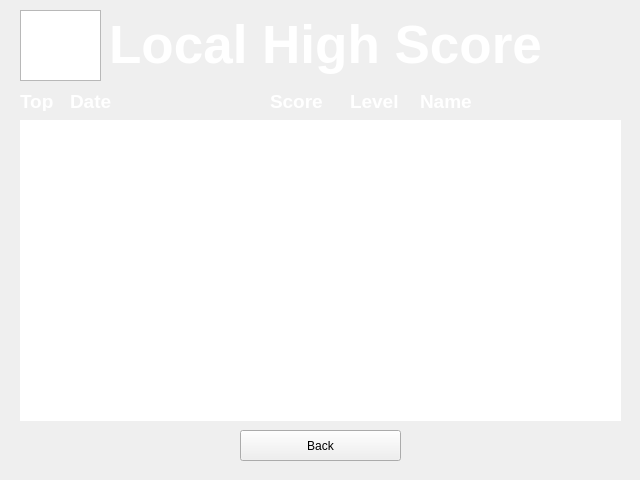
<?xml version="1.0" encoding="UTF-8"?>
<ui version="4.0">
 <class>Score</class>
 <widget class="QWidget" name="Score">
  <property name="geometry">
   <rect>
    <x>0</x>
    <y>0</y>
    <width>640</width>
    <height>480</height>
   </rect>
  </property>
  <property name="windowTitle">
   <string>Form</string>
  </property>
  <widget class="QGraphicsView" name="graphicsView">
   <property name="geometry">
    <rect>
     <x>20</x>
     <y>10</y>
     <width>81</width>
     <height>71</height>
    </rect>
   </property>
   <property name="autoFillBackground">
    <bool>false</bool>
   </property>
   <property name="verticalScrollBarPolicy">
    <enum>Qt::ScrollBarAlwaysOff</enum>
   </property>
   <property name="horizontalScrollBarPolicy">
    <enum>Qt::ScrollBarAlwaysOff</enum>
   </property>
   <property name="backgroundBrush">
    <brush brushstyle="NoBrush">
     <color alpha="255">
      <red>0</red>
      <green>0</green>
      <blue>0</blue>
     </color>
    </brush>
   </property>
   <property name="foregroundBrush">
    <brush brushstyle="NoBrush">
     <color alpha="255">
      <red>0</red>
      <green>0</green>
      <blue>0</blue>
     </color>
    </brush>
   </property>
   <property name="interactive">
    <bool>true</bool>
   </property>
  </widget>
  <widget class="QLabel" name="label">
   <property name="geometry">
    <rect>
     <x>20</x>
     <y>10</y>
     <width>611</width>
     <height>71</height>
    </rect>
   </property>
   <property name="font">
    <font>
     <pointsize>40</pointsize>
     <weight>75</weight>
     <bold>true</bold>
    </font>
   </property>
   <property name="text">
    <string>&lt;!DOCTYPE HTML PUBLIC &quot;-//W3C//DTD HTML 4.0//EN&quot; &quot;http://www.w3.org/TR/REC-html40/strict.dtd&quot;&gt;
&lt;html&gt;&lt;head&gt;&lt;meta name=&quot;qrichtext&quot; content=&quot;1&quot; /&gt;&lt;style type=&quot;text/css&quot;&gt;
p, li { white-space: pre-wrap; }
&lt;/style&gt;&lt;/head&gt;&lt;body style=&quot; font-family:'MS Shell Dlg 2'; font-size:40pt; font-weight:600; font-style:normal;&quot;&gt;
&lt;p align=&quot;center&quot; style=&quot; margin-top:0px; margin-bottom:0px; margin-left:0px; margin-right:0px; -qt-block-indent:0; text-indent:0px;&quot;&gt;&lt;span style=&quot; color:#ffffff;&quot;&gt;Local High Score&lt;/span&gt;&lt;/p&gt;&lt;/body&gt;&lt;/html&gt;</string>
   </property>
  </widget>
  <widget class="QPushButton" name="backButton">
   <property name="geometry">
    <rect>
     <x>240</x>
     <y>430</y>
     <width>161</width>
     <height>31</height>
    </rect>
   </property>
   <property name="text">
    <string>Back</string>
   </property>
  </widget>
  <widget class="QTableWidget" name="tableWidget">
   <property name="geometry">
    <rect>
     <x>20</x>
     <y>120</y>
     <width>601</width>
     <height>301</height>
    </rect>
   </property>
   <property name="font">
    <font>
     <pointsize>14</pointsize>
     <weight>50</weight>
     <bold>false</bold>
    </font>
   </property>
   <property name="autoFillBackground">
    <bool>true</bool>
   </property>
   <property name="frameShape">
    <enum>QFrame::NoFrame</enum>
   </property>
   <property name="frameShadow">
    <enum>QFrame::Plain</enum>
   </property>
   <property name="horizontalScrollBarPolicy">
    <enum>Qt::ScrollBarAlwaysOff</enum>
   </property>
   <property name="editTriggers">
    <set>QAbstractItemView::NoEditTriggers</set>
   </property>
   <property name="tabKeyNavigation">
    <bool>false</bool>
   </property>
   <property name="showDropIndicator" stdset="0">
    <bool>false</bool>
   </property>
   <property name="alternatingRowColors">
    <bool>false</bool>
   </property>
   <property name="showGrid">
    <bool>false</bool>
   </property>
   <property name="gridStyle">
    <enum>Qt::SolidLine</enum>
   </property>
   <property name="cornerButtonEnabled">
    <bool>false</bool>
   </property>
   <property name="columnCount">
    <number>0</number>
   </property>
   <attribute name="horizontalHeaderVisible">
    <bool>false</bool>
   </attribute>
   <attribute name="horizontalHeaderHighlightSections">
    <bool>false</bool>
   </attribute>
   <attribute name="verticalHeaderVisible">
    <bool>false</bool>
   </attribute>
   <attribute name="verticalHeaderHighlightSections">
    <bool>false</bool>
   </attribute>
  </widget>
  <widget class="QLabel" name="label_2">
   <property name="geometry">
    <rect>
     <x>20</x>
     <y>90</y>
     <width>41</width>
     <height>21</height>
    </rect>
   </property>
   <property name="font">
    <font>
     <pointsize>14</pointsize>
    </font>
   </property>
   <property name="text">
    <string>&lt;!DOCTYPE HTML PUBLIC &quot;-//W3C//DTD HTML 4.0//EN&quot; &quot;http://www.w3.org/TR/REC-html40/strict.dtd&quot;&gt;
&lt;html&gt;&lt;head&gt;&lt;meta name=&quot;qrichtext&quot; content=&quot;1&quot; /&gt;&lt;style type=&quot;text/css&quot;&gt;
p, li { white-space: pre-wrap; }
&lt;/style&gt;&lt;/head&gt;&lt;body style=&quot; font-family:'MS Shell Dlg 2'; font-size:14pt; font-weight:400; font-style:normal;&quot;&gt;
&lt;p style=&quot; margin-top:0px; margin-bottom:0px; margin-left:0px; margin-right:0px; -qt-block-indent:0; text-indent:0px;&quot;&gt;&lt;span style=&quot; font-weight:600; color:#ffffff;&quot;&gt;Top&lt;/span&gt;&lt;/p&gt;&lt;/body&gt;&lt;/html&gt;</string>
   </property>
  </widget>
  <widget class="QLabel" name="label_3">
   <property name="geometry">
    <rect>
     <x>70</x>
     <y>90</y>
     <width>51</width>
     <height>21</height>
    </rect>
   </property>
   <property name="font">
    <font>
     <pointsize>14</pointsize>
    </font>
   </property>
   <property name="text">
    <string>&lt;!DOCTYPE HTML PUBLIC &quot;-//W3C//DTD HTML 4.0//EN&quot; &quot;http://www.w3.org/TR/REC-html40/strict.dtd&quot;&gt;
&lt;html&gt;&lt;head&gt;&lt;meta name=&quot;qrichtext&quot; content=&quot;1&quot; /&gt;&lt;style type=&quot;text/css&quot;&gt;
p, li { white-space: pre-wrap; }
&lt;/style&gt;&lt;/head&gt;&lt;body style=&quot; font-family:'MS Shell Dlg 2'; font-size:14pt; font-weight:400; font-style:normal;&quot;&gt;
&lt;p style=&quot; margin-top:0px; margin-bottom:0px; margin-left:0px; margin-right:0px; -qt-block-indent:0; text-indent:0px;&quot;&gt;&lt;span style=&quot; font-weight:600; color:#ffffff;&quot;&gt;Date&lt;/span&gt;&lt;/p&gt;&lt;/body&gt;&lt;/html&gt;</string>
   </property>
  </widget>
  <widget class="QLabel" name="label_4">
   <property name="geometry">
    <rect>
     <x>270</x>
     <y>90</y>
     <width>61</width>
     <height>21</height>
    </rect>
   </property>
   <property name="font">
    <font>
     <pointsize>14</pointsize>
    </font>
   </property>
   <property name="text">
    <string>&lt;!DOCTYPE HTML PUBLIC &quot;-//W3C//DTD HTML 4.0//EN&quot; &quot;http://www.w3.org/TR/REC-html40/strict.dtd&quot;&gt;
&lt;html&gt;&lt;head&gt;&lt;meta name=&quot;qrichtext&quot; content=&quot;1&quot; /&gt;&lt;style type=&quot;text/css&quot;&gt;
p, li { white-space: pre-wrap; }
&lt;/style&gt;&lt;/head&gt;&lt;body style=&quot; font-family:'MS Shell Dlg 2'; font-size:14pt; font-weight:400; font-style:normal;&quot;&gt;
&lt;p style=&quot; margin-top:0px; margin-bottom:0px; margin-left:0px; margin-right:0px; -qt-block-indent:0; text-indent:0px;&quot;&gt;&lt;span style=&quot; font-weight:600; color:#ffffff;&quot;&gt;Score&lt;/span&gt;&lt;/p&gt;&lt;/body&gt;&lt;/html&gt;</string>
   </property>
  </widget>
  <widget class="QLabel" name="label_5">
   <property name="geometry">
    <rect>
     <x>420</x>
     <y>90</y>
     <width>71</width>
     <height>21</height>
    </rect>
   </property>
   <property name="font">
    <font>
     <pointsize>14</pointsize>
     <weight>75</weight>
     <bold>true</bold>
    </font>
   </property>
   <property name="text">
    <string>&lt;!DOCTYPE HTML PUBLIC &quot;-//W3C//DTD HTML 4.0//EN&quot; &quot;http://www.w3.org/TR/REC-html40/strict.dtd&quot;&gt;
&lt;html&gt;&lt;head&gt;&lt;meta name=&quot;qrichtext&quot; content=&quot;1&quot; /&gt;&lt;style type=&quot;text/css&quot;&gt;
p, li { white-space: pre-wrap; }
&lt;/style&gt;&lt;/head&gt;&lt;body style=&quot; font-family:'MS Shell Dlg 2'; font-size:14pt; font-weight:600; font-style:normal;&quot;&gt;
&lt;p style=&quot; margin-top:0px; margin-bottom:0px; margin-left:0px; margin-right:0px; -qt-block-indent:0; text-indent:0px;&quot;&gt;&lt;span style=&quot; color:#ffffff;&quot;&gt;Name&lt;/span&gt;&lt;/p&gt;&lt;/body&gt;&lt;/html&gt;</string>
   </property>
  </widget>
  <widget class="QLabel" name="label_6">
   <property name="geometry">
    <rect>
     <x>350</x>
     <y>90</y>
     <width>61</width>
     <height>21</height>
    </rect>
   </property>
   <property name="font">
    <font>
     <pointsize>14</pointsize>
    </font>
   </property>
   <property name="text">
    <string>&lt;!DOCTYPE HTML PUBLIC &quot;-//W3C//DTD HTML 4.0//EN&quot; &quot;http://www.w3.org/TR/REC-html40/strict.dtd&quot;&gt;
&lt;html&gt;&lt;head&gt;&lt;meta name=&quot;qrichtext&quot; content=&quot;1&quot; /&gt;&lt;style type=&quot;text/css&quot;&gt;
p, li { white-space: pre-wrap; }
&lt;/style&gt;&lt;/head&gt;&lt;body style=&quot; font-family:'MS Shell Dlg 2'; font-size:14pt; font-weight:400; font-style:normal;&quot;&gt;
&lt;p style=&quot; margin-top:0px; margin-bottom:0px; margin-left:0px; margin-right:0px; -qt-block-indent:0; text-indent:0px;&quot;&gt;&lt;span style=&quot; font-weight:600; color:#ffffff;&quot;&gt;Level&lt;/span&gt;&lt;/p&gt;&lt;/body&gt;&lt;/html&gt;</string>
   </property>
  </widget>
 </widget>
 <resources/>
 <connections/>
</ui>
